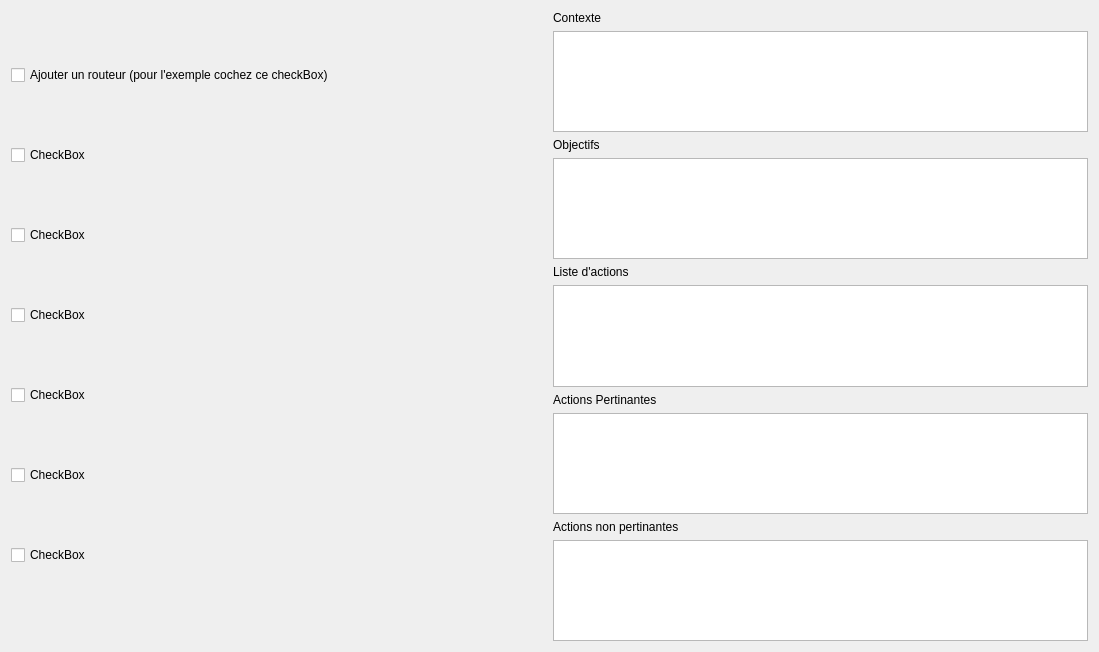
<?xml version="1.0" encoding="UTF-8"?>
<ui version="4.0">
 <class>RelevantActions</class>
 <widget class="QDialog" name="RelevantActions">
  <property name="geometry">
   <rect>
    <x>0</x>
    <y>0</y>
    <width>1099</width>
    <height>652</height>
   </rect>
  </property>
  <property name="windowTitle">
   <string>RelevantActions</string>
  </property>
  <layout class="QHBoxLayout" name="horizontalLayout">
   <item>
    <layout class="QVBoxLayout" name="verticalLayout_2">
     <item>
      <widget class="QCheckBox" name="ajouterRouteur">
       <property name="text">
        <string>Ajouter un routeur (pour l'exemple cochez ce checkBox)</string>
       </property>
      </widget>
     </item>
     <item>
      <widget class="QCheckBox" name="checkBox_2">
       <property name="text">
        <string>CheckBox</string>
       </property>
      </widget>
     </item>
     <item>
      <widget class="QCheckBox" name="checkBox_3">
       <property name="text">
        <string>CheckBox</string>
       </property>
      </widget>
     </item>
     <item>
      <widget class="QCheckBox" name="checkBox_4">
       <property name="text">
        <string>CheckBox</string>
       </property>
      </widget>
     </item>
     <item>
      <widget class="QCheckBox" name="checkBox_5">
       <property name="text">
        <string>CheckBox</string>
       </property>
      </widget>
     </item>
     <item>
      <widget class="QCheckBox" name="checkBox_6">
       <property name="text">
        <string>CheckBox</string>
       </property>
      </widget>
     </item>
     <item>
      <widget class="QCheckBox" name="checkBox_7">
       <property name="text">
        <string>CheckBox</string>
       </property>
      </widget>
     </item>
     <item>
      <spacer name="horizontalSpacer">
       <property name="orientation">
        <enum>Qt::Horizontal</enum>
       </property>
       <property name="sizeHint" stdset="0">
        <size>
         <width>40</width>
         <height>20</height>
        </size>
       </property>
      </spacer>
     </item>
    </layout>
   </item>
   <item>
    <layout class="QVBoxLayout" name="verticalLayout">
     <item>
      <widget class="QLabel" name="labelContexte">
       <property name="text">
        <string>Contexte</string>
       </property>
      </widget>
     </item>
     <item>
      <widget class="QTextBrowser" name="textBrowserContext"/>
     </item>
     <item>
      <widget class="QLabel" name="labelObjectif">
       <property name="text">
        <string>Objectifs</string>
       </property>
      </widget>
     </item>
     <item>
      <widget class="QTextBrowser" name="textBrowserObjectif"/>
     </item>
     <item>
      <widget class="QLabel" name="labelListeActions">
       <property name="text">
        <string>Liste d'actions</string>
       </property>
      </widget>
     </item>
     <item>
      <widget class="QTextBrowser" name="textBrowserListeActions"/>
     </item>
     <item>
      <widget class="QLabel" name="labelActionsPertinantes">
       <property name="text">
        <string>Actions Pertinantes</string>
       </property>
      </widget>
     </item>
     <item>
      <widget class="QTextBrowser" name="textBrowserActionsPertinantes"/>
     </item>
     <item>
      <widget class="QLabel" name="labelActionsNonPertinantes">
       <property name="text">
        <string>Actions non pertinantes</string>
       </property>
      </widget>
     </item>
     <item>
      <widget class="QTextBrowser" name="textBrowserActionsNonPertinantes"/>
     </item>
    </layout>
   </item>
  </layout>
 </widget>
 <resources/>
 <connections/>
</ui>
